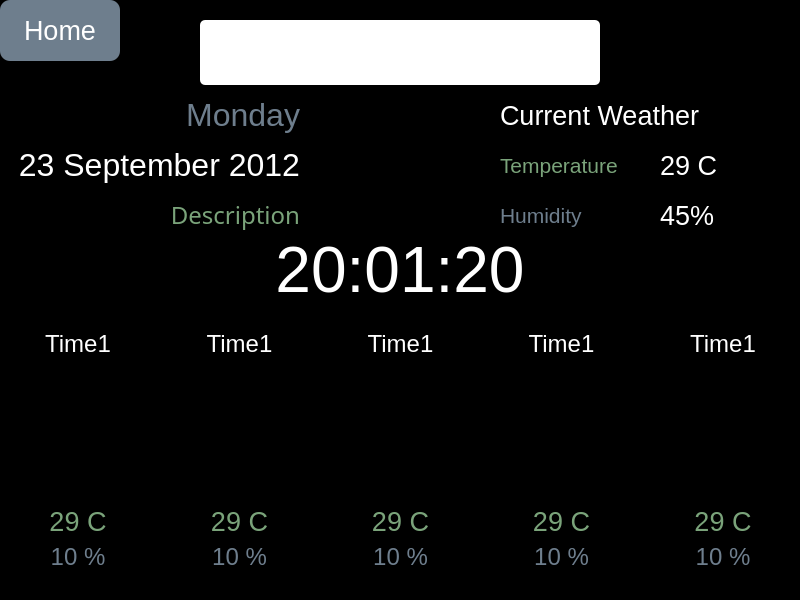
<?xml version="1.0" encoding="UTF-8"?>
<ui version="4.0">
 <class>MainWindow</class>
 <widget class="QMainWindow" name="MainWindow">
  <property name="geometry">
   <rect>
    <x>0</x>
    <y>0</y>
    <width>800</width>
    <height>600</height>
   </rect>
  </property>
  <property name="windowTitle">
   <string>MainWindow</string>
  </property>
  <property name="styleSheet">
   <string notr="true">QWidget{
background-color: black;
}</string>
  </property>
  <widget class="QWidget" name="centralwidget">
   <widget class="QPushButton" name="backButton">
    <property name="geometry">
     <rect>
      <x>0</x>
      <y>0</y>
      <width>120</width>
      <height>61</height>
     </rect>
    </property>
    <property name="sizePolicy">
     <sizepolicy hsizetype="MinimumExpanding" vsizetype="Preferred">
      <horstretch>0</horstretch>
      <verstretch>0</verstretch>
     </sizepolicy>
    </property>
    <property name="font">
     <font>
      <family>Leelawadee UI</family>
      <pointsize>20</pointsize>
     </font>
    </property>
    <property name="styleSheet">
     <string notr="true">QPushButton#backButton{
	border-width: 2px;
	border-style: none;
	border-color: white;
	border-radius: 10px;
	background-color: rgba(110, 126, 141, 255);
	color: white;
}

QPushButton#backButton:pressed{
	padding-left: 2px;
	padding-top: 2px;
	background-color: rgba(110, 126, 141, 200);
}
</string>
    </property>
    <property name="text">
     <string>Home</string>
    </property>
   </widget>
   <widget class="QComboBox" name="cityPicker">
    <property name="geometry">
     <rect>
      <x>200</x>
      <y>20</y>
      <width>400</width>
      <height>65</height>
     </rect>
    </property>
    <property name="font">
     <font>
      <family>Leelawadee UI Semilight</family>
      <pointsize>25</pointsize>
     </font>
    </property>
    <property name="focusPolicy">
     <enum>Qt::NoFocus</enum>
    </property>
    <property name="styleSheet">
     <string notr="true">QComboBox#cityPicker{
	color: rgba(163, 122, 122, 255);
	background-color: white;
	selection-background-color: transparent;
	border: none;
	border-radius: 5px;
}

QComboBox:drop-down {
	border-width: 0px;
}

QComboBox:down-arrow{
	image: url(noimg); 
	border-width: 0px;
}

QComboBox#cityPicker:on{ 
	background: white;
}

QListView{ 
	background-color: white;
	color: rgba(122, 163, 122, 255);
}</string>
    </property>
    <property name="currentText">
     <string/>
    </property>
   </widget>
   <widget class="QLabel" name="currentIcon">
    <property name="geometry">
     <rect>
      <x>300</x>
      <y>50</y>
      <width>200</width>
      <height>200</height>
     </rect>
    </property>
    <property name="sizePolicy">
     <sizepolicy hsizetype="Fixed" vsizetype="Fixed">
      <horstretch>0</horstretch>
      <verstretch>0</verstretch>
     </sizepolicy>
    </property>
    <property name="styleSheet">
     <string notr="true">QLabel{
background-color:transparent;
}</string>
    </property>
    <property name="text">
     <string/>
    </property>
    <property name="pixmap">
     <pixmap>../../../../../.designer/backup/icons/01d.png</pixmap>
    </property>
    <property name="scaledContents">
     <bool>true</bool>
    </property>
   </widget>
   <widget class="QLabel" name="title">
    <property name="geometry">
     <rect>
      <x>500</x>
      <y>90</y>
      <width>300</width>
      <height>51</height>
     </rect>
    </property>
    <property name="maximumSize">
     <size>
      <width>16777214</width>
      <height>16777215</height>
     </size>
    </property>
    <property name="font">
     <font>
      <family>Leelawadee UI</family>
      <pointsize>20</pointsize>
     </font>
    </property>
    <property name="styleSheet">
     <string notr="true">QLabel{
	background-color: transparent;
	color: white;
}</string>
    </property>
    <property name="text">
     <string>Current Weather</string>
    </property>
   </widget>
   <widget class="QLabel" name="label_3">
    <property name="geometry">
     <rect>
      <x>500</x>
      <y>140</y>
      <width>130</width>
      <height>51</height>
     </rect>
    </property>
    <property name="sizePolicy">
     <sizepolicy hsizetype="Fixed" vsizetype="Fixed">
      <horstretch>0</horstretch>
      <verstretch>0</verstretch>
     </sizepolicy>
    </property>
    <property name="maximumSize">
     <size>
      <width>16777214</width>
      <height>16777215</height>
     </size>
    </property>
    <property name="font">
     <font>
      <family>Leelawadee UI</family>
      <pointsize>16</pointsize>
     </font>
    </property>
    <property name="styleSheet">
     <string notr="true">QLabel{
background-color:transparent;
color: rgba(122, 163, 122, 255);
}</string>
    </property>
    <property name="text">
     <string>Temperature</string>
    </property>
   </widget>
   <widget class="QLabel" name="label_4">
    <property name="geometry">
     <rect>
      <x>500</x>
      <y>190</y>
      <width>130</width>
      <height>51</height>
     </rect>
    </property>
    <property name="sizePolicy">
     <sizepolicy hsizetype="Fixed" vsizetype="Fixed">
      <horstretch>0</horstretch>
      <verstretch>0</verstretch>
     </sizepolicy>
    </property>
    <property name="maximumSize">
     <size>
      <width>16777214</width>
      <height>16777215</height>
     </size>
    </property>
    <property name="font">
     <font>
      <family>Leelawadee UI</family>
      <pointsize>16</pointsize>
     </font>
    </property>
    <property name="styleSheet">
     <string notr="true">QLabel{
background-color:transparent;
color: rgba(110, 126, 141, 255);
}</string>
    </property>
    <property name="text">
     <string>Humidity</string>
    </property>
   </widget>
   <widget class="QLabel" name="currentTemp">
    <property name="geometry">
     <rect>
      <x>660</x>
      <y>140</y>
      <width>100</width>
      <height>51</height>
     </rect>
    </property>
    <property name="sizePolicy">
     <sizepolicy hsizetype="Fixed" vsizetype="Fixed">
      <horstretch>0</horstretch>
      <verstretch>0</verstretch>
     </sizepolicy>
    </property>
    <property name="maximumSize">
     <size>
      <width>16777214</width>
      <height>16777215</height>
     </size>
    </property>
    <property name="font">
     <font>
      <family>Leelawadee UI</family>
      <pointsize>20</pointsize>
     </font>
    </property>
    <property name="styleSheet">
     <string notr="true">QLabel{
background-color:transparent;
color: white;
}</string>
    </property>
    <property name="text">
     <string>29 C</string>
    </property>
   </widget>
   <widget class="QLabel" name="currentHumidity">
    <property name="geometry">
     <rect>
      <x>660</x>
      <y>190</y>
      <width>100</width>
      <height>51</height>
     </rect>
    </property>
    <property name="sizePolicy">
     <sizepolicy hsizetype="Fixed" vsizetype="Fixed">
      <horstretch>0</horstretch>
      <verstretch>0</verstretch>
     </sizepolicy>
    </property>
    <property name="maximumSize">
     <size>
      <width>16777214</width>
      <height>16777215</height>
     </size>
    </property>
    <property name="font">
     <font>
      <family>Leelawadee UI</family>
      <pointsize>20</pointsize>
     </font>
    </property>
    <property name="styleSheet">
     <string notr="true">QLabel{
background-color:transparent;
color: white;
}</string>
    </property>
    <property name="text">
     <string>45%</string>
    </property>
   </widget>
   <widget class="QLabel" name="currentDay">
    <property name="geometry">
     <rect>
      <x>0</x>
      <y>90</y>
      <width>300</width>
      <height>50</height>
     </rect>
    </property>
    <property name="sizePolicy">
     <sizepolicy hsizetype="Fixed" vsizetype="Fixed">
      <horstretch>0</horstretch>
      <verstretch>0</verstretch>
     </sizepolicy>
    </property>
    <property name="maximumSize">
     <size>
      <width>16777214</width>
      <height>16777215</height>
     </size>
    </property>
    <property name="font">
     <font>
      <family>Leelawadee UI</family>
      <pointsize>24</pointsize>
     </font>
    </property>
    <property name="styleSheet">
     <string notr="true">QLabel{
	background-color:transparent;
	color: rgba(110, 126, 141, 255);
}</string>
    </property>
    <property name="text">
     <string>Monday</string>
    </property>
    <property name="alignment">
     <set>Qt::AlignRight|Qt::AlignTrailing|Qt::AlignVCenter</set>
    </property>
   </widget>
   <widget class="QLabel" name="currentDate">
    <property name="geometry">
     <rect>
      <x>0</x>
      <y>140</y>
      <width>300</width>
      <height>50</height>
     </rect>
    </property>
    <property name="sizePolicy">
     <sizepolicy hsizetype="Fixed" vsizetype="Fixed">
      <horstretch>0</horstretch>
      <verstretch>0</verstretch>
     </sizepolicy>
    </property>
    <property name="maximumSize">
     <size>
      <width>16777214</width>
      <height>16777215</height>
     </size>
    </property>
    <property name="font">
     <font>
      <family>Leelawadee UI</family>
      <pointsize>24</pointsize>
     </font>
    </property>
    <property name="styleSheet">
     <string notr="true">QLabel{
	background-color:transparent;
	color: white;
}</string>
    </property>
    <property name="text">
     <string>23 September 2012</string>
    </property>
    <property name="alignment">
     <set>Qt::AlignRight|Qt::AlignTrailing|Qt::AlignVCenter</set>
    </property>
   </widget>
   <widget class="QLabel" name="currentWeatherDescription">
    <property name="geometry">
     <rect>
      <x>0</x>
      <y>190</y>
      <width>300</width>
      <height>50</height>
     </rect>
    </property>
    <property name="maximumSize">
     <size>
      <width>16777214</width>
      <height>16777215</height>
     </size>
    </property>
    <property name="font">
     <font>
      <family>Leelawadee UI Semilight</family>
      <pointsize>18</pointsize>
     </font>
    </property>
    <property name="styleSheet">
     <string notr="true">QLabel{
	color: rgba(122, 163, 122, 255);
	background-color:transparent;
}</string>
    </property>
    <property name="text">
     <string>Description</string>
    </property>
    <property name="alignment">
     <set>Qt::AlignRight|Qt::AlignTrailing|Qt::AlignVCenter</set>
    </property>
   </widget>
   <widget class="Line" name="line">
    <property name="geometry">
     <rect>
      <x>20</x>
      <y>310</y>
      <width>760</width>
      <height>10</height>
     </rect>
    </property>
    <property name="styleSheet">
     <string notr="true">Line{
	color: white;
	border-color: white;
}</string>
    </property>
    <property name="frameShadow">
     <enum>QFrame::Plain</enum>
    </property>
    <property name="lineWidth">
     <number>10</number>
    </property>
    <property name="orientation">
     <enum>Qt::Horizontal</enum>
    </property>
   </widget>
   <widget class="QLabel" name="timeLabel">
    <property name="geometry">
     <rect>
      <x>250</x>
      <y>240</y>
      <width>300</width>
      <height>60</height>
     </rect>
    </property>
    <property name="maximumSize">
     <size>
      <width>16777214</width>
      <height>16777215</height>
     </size>
    </property>
    <property name="font">
     <font>
      <family>Leelawadee UI</family>
      <pointsize>48</pointsize>
     </font>
    </property>
    <property name="layoutDirection">
     <enum>Qt::LeftToRight</enum>
    </property>
    <property name="styleSheet">
     <string notr="true">QLabel{
	background-color: transparent;
	color: white;
}</string>
    </property>
    <property name="text">
     <string>20:01:20</string>
    </property>
    <property name="alignment">
     <set>Qt::AlignCenter</set>
    </property>
   </widget>
   <widget class="QWidget" name="layoutWidget">
    <property name="geometry">
     <rect>
      <x>20</x>
      <y>330</y>
      <width>761</width>
      <height>241</height>
     </rect>
    </property>
    <layout class="QGridLayout" name="gridLayout" rowstretch="1,4,1,1" columnstretch="3,1,3,1,3,1,3,1,3">
     <item row="0" column="0">
      <widget class="QLabel" name="futureTime1">
       <property name="sizePolicy">
        <sizepolicy hsizetype="Fixed" vsizetype="Fixed">
         <horstretch>0</horstretch>
         <verstretch>0</verstretch>
        </sizepolicy>
       </property>
       <property name="maximumSize">
        <size>
         <width>16777214</width>
         <height>16777215</height>
        </size>
       </property>
       <property name="font">
        <font>
         <family>Leelawadee UI</family>
         <pointsize>18</pointsize>
        </font>
       </property>
       <property name="styleSheet">
        <string notr="true">QLabel{
background-color:transparent;
color: white;
}</string>
       </property>
       <property name="text">
        <string>Time1</string>
       </property>
       <property name="alignment">
        <set>Qt::AlignCenter</set>
       </property>
      </widget>
     </item>
     <item row="0" column="2">
      <widget class="QLabel" name="futureTime2">
       <property name="sizePolicy">
        <sizepolicy hsizetype="Fixed" vsizetype="Fixed">
         <horstretch>0</horstretch>
         <verstretch>0</verstretch>
        </sizepolicy>
       </property>
       <property name="maximumSize">
        <size>
         <width>16777214</width>
         <height>16777215</height>
        </size>
       </property>
       <property name="font">
        <font>
         <family>Leelawadee UI</family>
         <pointsize>18</pointsize>
        </font>
       </property>
       <property name="styleSheet">
        <string notr="true">QLabel{
background-color:transparent;
color: white;
}</string>
       </property>
       <property name="text">
        <string>Time1</string>
       </property>
       <property name="alignment">
        <set>Qt::AlignCenter</set>
       </property>
      </widget>
     </item>
     <item row="0" column="4">
      <widget class="QLabel" name="futureTime3">
       <property name="sizePolicy">
        <sizepolicy hsizetype="Fixed" vsizetype="Fixed">
         <horstretch>0</horstretch>
         <verstretch>0</verstretch>
        </sizepolicy>
       </property>
       <property name="maximumSize">
        <size>
         <width>16777214</width>
         <height>16777215</height>
        </size>
       </property>
       <property name="font">
        <font>
         <family>Leelawadee UI</family>
         <pointsize>18</pointsize>
        </font>
       </property>
       <property name="styleSheet">
        <string notr="true">QLabel{
background-color:transparent;
color: white;
}</string>
       </property>
       <property name="text">
        <string>Time1</string>
       </property>
       <property name="alignment">
        <set>Qt::AlignCenter</set>
       </property>
      </widget>
     </item>
     <item row="0" column="6">
      <widget class="QLabel" name="futureTime4">
       <property name="sizePolicy">
        <sizepolicy hsizetype="Fixed" vsizetype="Fixed">
         <horstretch>0</horstretch>
         <verstretch>0</verstretch>
        </sizepolicy>
       </property>
       <property name="maximumSize">
        <size>
         <width>16777214</width>
         <height>16777215</height>
        </size>
       </property>
       <property name="font">
        <font>
         <family>Leelawadee UI</family>
         <pointsize>18</pointsize>
        </font>
       </property>
       <property name="styleSheet">
        <string notr="true">QLabel{
background-color:transparent;
color: white;
}</string>
       </property>
       <property name="text">
        <string>Time1</string>
       </property>
       <property name="alignment">
        <set>Qt::AlignCenter</set>
       </property>
      </widget>
     </item>
     <item row="0" column="8">
      <widget class="QLabel" name="futureTime5">
       <property name="sizePolicy">
        <sizepolicy hsizetype="Fixed" vsizetype="Fixed">
         <horstretch>0</horstretch>
         <verstretch>0</verstretch>
        </sizepolicy>
       </property>
       <property name="maximumSize">
        <size>
         <width>16777214</width>
         <height>16777215</height>
        </size>
       </property>
       <property name="font">
        <font>
         <family>Leelawadee UI</family>
         <pointsize>18</pointsize>
        </font>
       </property>
       <property name="styleSheet">
        <string notr="true">QLabel{
background-color:transparent;
color: white;
}</string>
       </property>
       <property name="text">
        <string>Time1</string>
       </property>
       <property name="alignment">
        <set>Qt::AlignCenter</set>
       </property>
      </widget>
     </item>
     <item row="1" column="0">
      <widget class="QLabel" name="futureIcon1">
       <property name="sizePolicy">
        <sizepolicy hsizetype="Expanding" vsizetype="Expanding">
         <horstretch>0</horstretch>
         <verstretch>0</verstretch>
        </sizepolicy>
       </property>
       <property name="styleSheet">
        <string notr="true">QLabel{
background-color:transparent;
}</string>
       </property>
       <property name="text">
        <string/>
       </property>
       <property name="pixmap">
        <pixmap>../../../../../.designer/backup/icons/01d.png</pixmap>
       </property>
       <property name="scaledContents">
        <bool>true</bool>
       </property>
       <property name="alignment">
        <set>Qt::AlignCenter</set>
       </property>
      </widget>
     </item>
     <item row="1" column="1">
      <spacer name="horizontalSpacer">
       <property name="orientation">
        <enum>Qt::Horizontal</enum>
       </property>
       <property name="sizeHint" stdset="0">
        <size>
         <width>40</width>
         <height>20</height>
        </size>
       </property>
      </spacer>
     </item>
     <item row="1" column="2">
      <widget class="QLabel" name="futureIcon2">
       <property name="sizePolicy">
        <sizepolicy hsizetype="Expanding" vsizetype="Expanding">
         <horstretch>0</horstretch>
         <verstretch>0</verstretch>
        </sizepolicy>
       </property>
       <property name="styleSheet">
        <string notr="true">QLabel{
background-color:transparent;
}</string>
       </property>
       <property name="text">
        <string/>
       </property>
       <property name="pixmap">
        <pixmap>../../../../../.designer/backup/icons/01d.png</pixmap>
       </property>
       <property name="scaledContents">
        <bool>true</bool>
       </property>
      </widget>
     </item>
     <item row="1" column="3">
      <spacer name="horizontalSpacer_2">
       <property name="orientation">
        <enum>Qt::Horizontal</enum>
       </property>
       <property name="sizeHint" stdset="0">
        <size>
         <width>40</width>
         <height>20</height>
        </size>
       </property>
      </spacer>
     </item>
     <item row="1" column="4">
      <widget class="QLabel" name="futureIcon3">
       <property name="sizePolicy">
        <sizepolicy hsizetype="Expanding" vsizetype="Expanding">
         <horstretch>0</horstretch>
         <verstretch>0</verstretch>
        </sizepolicy>
       </property>
       <property name="styleSheet">
        <string notr="true">QLabel{
background-color:transparent;
}</string>
       </property>
       <property name="text">
        <string/>
       </property>
       <property name="pixmap">
        <pixmap>../../../../../.designer/backup/icons/01d.png</pixmap>
       </property>
       <property name="scaledContents">
        <bool>true</bool>
       </property>
      </widget>
     </item>
     <item row="1" column="5">
      <spacer name="horizontalSpacer_3">
       <property name="orientation">
        <enum>Qt::Horizontal</enum>
       </property>
       <property name="sizeHint" stdset="0">
        <size>
         <width>40</width>
         <height>20</height>
        </size>
       </property>
      </spacer>
     </item>
     <item row="1" column="6">
      <widget class="QLabel" name="futureIcon4">
       <property name="sizePolicy">
        <sizepolicy hsizetype="Expanding" vsizetype="Expanding">
         <horstretch>0</horstretch>
         <verstretch>0</verstretch>
        </sizepolicy>
       </property>
       <property name="styleSheet">
        <string notr="true">QLabel{
background-color:transparent;
}</string>
       </property>
       <property name="text">
        <string/>
       </property>
       <property name="pixmap">
        <pixmap>../../../../../.designer/backup/icons/01d.png</pixmap>
       </property>
       <property name="scaledContents">
        <bool>true</bool>
       </property>
      </widget>
     </item>
     <item row="1" column="7">
      <spacer name="horizontalSpacer_4">
       <property name="orientation">
        <enum>Qt::Horizontal</enum>
       </property>
       <property name="sizeHint" stdset="0">
        <size>
         <width>40</width>
         <height>20</height>
        </size>
       </property>
      </spacer>
     </item>
     <item row="1" column="8">
      <widget class="QLabel" name="futureIcon5">
       <property name="sizePolicy">
        <sizepolicy hsizetype="Expanding" vsizetype="Expanding">
         <horstretch>0</horstretch>
         <verstretch>0</verstretch>
        </sizepolicy>
       </property>
       <property name="styleSheet">
        <string notr="true">QLabel{
background-color:transparent;
}</string>
       </property>
       <property name="text">
        <string/>
       </property>
       <property name="pixmap">
        <pixmap>../../../../../.designer/backup/icons/01d.png</pixmap>
       </property>
       <property name="scaledContents">
        <bool>true</bool>
       </property>
      </widget>
     </item>
     <item row="2" column="0">
      <widget class="QLabel" name="futureTemp1">
       <property name="sizePolicy">
        <sizepolicy hsizetype="Fixed" vsizetype="Fixed">
         <horstretch>0</horstretch>
         <verstretch>0</verstretch>
        </sizepolicy>
       </property>
       <property name="maximumSize">
        <size>
         <width>16777214</width>
         <height>16777215</height>
        </size>
       </property>
       <property name="font">
        <font>
         <family>Leelawadee UI</family>
         <pointsize>20</pointsize>
        </font>
       </property>
       <property name="styleSheet">
        <string notr="true">QLabel{
background-color:transparent;
color: rgba(122, 163, 122, 255);
}</string>
       </property>
       <property name="text">
        <string>29 C</string>
       </property>
       <property name="alignment">
        <set>Qt::AlignCenter</set>
       </property>
      </widget>
     </item>
     <item row="2" column="2">
      <widget class="QLabel" name="futureTemp2">
       <property name="sizePolicy">
        <sizepolicy hsizetype="Fixed" vsizetype="Fixed">
         <horstretch>0</horstretch>
         <verstretch>0</verstretch>
        </sizepolicy>
       </property>
       <property name="maximumSize">
        <size>
         <width>16777214</width>
         <height>16777215</height>
        </size>
       </property>
       <property name="font">
        <font>
         <family>Leelawadee UI</family>
         <pointsize>20</pointsize>
        </font>
       </property>
       <property name="styleSheet">
        <string notr="true">QLabel{
background-color:transparent;
color: rgba(122, 163, 122, 255);
}</string>
       </property>
       <property name="text">
        <string>29 C</string>
       </property>
       <property name="alignment">
        <set>Qt::AlignCenter</set>
       </property>
      </widget>
     </item>
     <item row="2" column="4">
      <widget class="QLabel" name="futureTemp3">
       <property name="sizePolicy">
        <sizepolicy hsizetype="Fixed" vsizetype="Fixed">
         <horstretch>0</horstretch>
         <verstretch>0</verstretch>
        </sizepolicy>
       </property>
       <property name="maximumSize">
        <size>
         <width>16777214</width>
         <height>16777215</height>
        </size>
       </property>
       <property name="font">
        <font>
         <family>Leelawadee UI</family>
         <pointsize>20</pointsize>
        </font>
       </property>
       <property name="styleSheet">
        <string notr="true">QLabel{
background-color:transparent;
color: rgba(122, 163, 122, 255);
}</string>
       </property>
       <property name="text">
        <string>29 C</string>
       </property>
       <property name="alignment">
        <set>Qt::AlignCenter</set>
       </property>
      </widget>
     </item>
     <item row="2" column="6">
      <widget class="QLabel" name="futureTemp4">
       <property name="sizePolicy">
        <sizepolicy hsizetype="Fixed" vsizetype="Fixed">
         <horstretch>0</horstretch>
         <verstretch>0</verstretch>
        </sizepolicy>
       </property>
       <property name="maximumSize">
        <size>
         <width>16777214</width>
         <height>16777215</height>
        </size>
       </property>
       <property name="font">
        <font>
         <family>Leelawadee UI</family>
         <pointsize>20</pointsize>
        </font>
       </property>
       <property name="styleSheet">
        <string notr="true">QLabel{
background-color:transparent;
color: rgba(122, 163, 122, 255);
}</string>
       </property>
       <property name="text">
        <string>29 C</string>
       </property>
       <property name="alignment">
        <set>Qt::AlignCenter</set>
       </property>
      </widget>
     </item>
     <item row="2" column="8">
      <widget class="QLabel" name="futureTemp5">
       <property name="sizePolicy">
        <sizepolicy hsizetype="Fixed" vsizetype="Fixed">
         <horstretch>0</horstretch>
         <verstretch>0</verstretch>
        </sizepolicy>
       </property>
       <property name="maximumSize">
        <size>
         <width>16777214</width>
         <height>16777215</height>
        </size>
       </property>
       <property name="font">
        <font>
         <family>Leelawadee UI</family>
         <pointsize>20</pointsize>
        </font>
       </property>
       <property name="styleSheet">
        <string notr="true">QLabel{
background-color:transparent;
color: rgba(122, 163, 122, 255);
}</string>
       </property>
       <property name="text">
        <string>29 C</string>
       </property>
       <property name="alignment">
        <set>Qt::AlignCenter</set>
       </property>
      </widget>
     </item>
     <item row="3" column="0">
      <widget class="QLabel" name="futurePrecip1">
       <property name="sizePolicy">
        <sizepolicy hsizetype="Fixed" vsizetype="Fixed">
         <horstretch>0</horstretch>
         <verstretch>0</verstretch>
        </sizepolicy>
       </property>
       <property name="maximumSize">
        <size>
         <width>16777214</width>
         <height>16777215</height>
        </size>
       </property>
       <property name="font">
        <font>
         <family>Leelawadee UI</family>
         <pointsize>18</pointsize>
        </font>
       </property>
       <property name="styleSheet">
        <string notr="true">QLabel{
background-color:transparent;
color: rgba(110, 126, 141, 255);
}</string>
       </property>
       <property name="text">
        <string>10 %</string>
       </property>
       <property name="alignment">
        <set>Qt::AlignCenter</set>
       </property>
      </widget>
     </item>
     <item row="3" column="2">
      <widget class="QLabel" name="futurePrecip2">
       <property name="sizePolicy">
        <sizepolicy hsizetype="Fixed" vsizetype="Fixed">
         <horstretch>0</horstretch>
         <verstretch>0</verstretch>
        </sizepolicy>
       </property>
       <property name="maximumSize">
        <size>
         <width>16777214</width>
         <height>16777215</height>
        </size>
       </property>
       <property name="font">
        <font>
         <family>Leelawadee UI</family>
         <pointsize>18</pointsize>
        </font>
       </property>
       <property name="styleSheet">
        <string notr="true">QLabel{
background-color:transparent;
color: rgba(110, 126, 141, 255);
}</string>
       </property>
       <property name="text">
        <string>10 %</string>
       </property>
       <property name="alignment">
        <set>Qt::AlignCenter</set>
       </property>
      </widget>
     </item>
     <item row="3" column="4">
      <widget class="QLabel" name="futurePrecip3">
       <property name="sizePolicy">
        <sizepolicy hsizetype="Fixed" vsizetype="Fixed">
         <horstretch>0</horstretch>
         <verstretch>0</verstretch>
        </sizepolicy>
       </property>
       <property name="maximumSize">
        <size>
         <width>16777214</width>
         <height>16777215</height>
        </size>
       </property>
       <property name="font">
        <font>
         <family>Leelawadee UI</family>
         <pointsize>18</pointsize>
        </font>
       </property>
       <property name="styleSheet">
        <string notr="true">QLabel{
background-color:transparent;
color: rgba(110, 126, 141, 255);
}</string>
       </property>
       <property name="text">
        <string>10 %</string>
       </property>
       <property name="alignment">
        <set>Qt::AlignCenter</set>
       </property>
      </widget>
     </item>
     <item row="3" column="6">
      <widget class="QLabel" name="futurePrecip4">
       <property name="sizePolicy">
        <sizepolicy hsizetype="Fixed" vsizetype="Fixed">
         <horstretch>0</horstretch>
         <verstretch>0</verstretch>
        </sizepolicy>
       </property>
       <property name="maximumSize">
        <size>
         <width>16777214</width>
         <height>16777215</height>
        </size>
       </property>
       <property name="font">
        <font>
         <family>Leelawadee UI</family>
         <pointsize>18</pointsize>
        </font>
       </property>
       <property name="styleSheet">
        <string notr="true">QLabel{
background-color:transparent;
color: rgba(110, 126, 141, 255);
}</string>
       </property>
       <property name="text">
        <string>10 %</string>
       </property>
       <property name="alignment">
        <set>Qt::AlignCenter</set>
       </property>
      </widget>
     </item>
     <item row="3" column="8">
      <widget class="QLabel" name="futurePrecip5">
       <property name="sizePolicy">
        <sizepolicy hsizetype="Fixed" vsizetype="Fixed">
         <horstretch>0</horstretch>
         <verstretch>0</verstretch>
        </sizepolicy>
       </property>
       <property name="maximumSize">
        <size>
         <width>16777214</width>
         <height>16777215</height>
        </size>
       </property>
       <property name="font">
        <font>
         <family>Leelawadee UI</family>
         <pointsize>18</pointsize>
        </font>
       </property>
       <property name="styleSheet">
        <string notr="true">QLabel{
background-color:transparent;
color: rgba(110, 126, 141, 255);
}</string>
       </property>
       <property name="text">
        <string>10 %</string>
       </property>
       <property name="alignment">
        <set>Qt::AlignCenter</set>
       </property>
      </widget>
     </item>
    </layout>
   </widget>
   <zorder>layoutWidget</zorder>
   <zorder>currentIcon</zorder>
   <zorder>backButton</zorder>
   <zorder>title</zorder>
   <zorder>label_3</zorder>
   <zorder>label_4</zorder>
   <zorder>currentTemp</zorder>
   <zorder>currentHumidity</zorder>
   <zorder>currentDay</zorder>
   <zorder>currentDate</zorder>
   <zorder>currentWeatherDescription</zorder>
   <zorder>line</zorder>
   <zorder>timeLabel</zorder>
   <zorder>cityPicker</zorder>
  </widget>
 </widget>
 <resources/>
 <connections/>
</ui>
